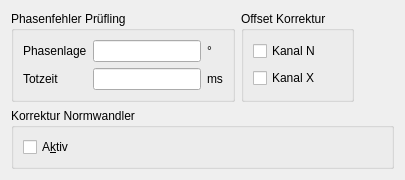
       <widget class="QWidget" name="Widget9">
        <attribute name="title">
         <string>Berechnung</string>
        </attribute>
        <layout class="QVBoxLayout" name="verticalLayout_10">
         <item>
          <layout class="QHBoxLayout" name="horizontalLayout_5">
           <item>
            <widget class="QGroupBox" name="CmpKorrGroupBox">
             <property name="title">
              <string>Phasenfehler Prüfling</string>
             </property>
             <layout class="QGridLayout">
              <item row="0" column="1" rowspan="2">
               <layout class="QVBoxLayout">
                <item>
                 <widget class="cWmLineEdit" name="CmpKorrLineEdit1">
                  <property name="focusPolicy">
                   <enum>Qt::FocusPolicy::StrongFocus</enum>
                  </property>
                  <property name="text">
                   <string/>
                  </property>
                  <property name="maxLength">
                   <number>8</number>
                  </property>
                  <property name="dragEnabled">
                   <bool>true</bool>
                  </property>
                  <property name="readOnly">
                   <bool>false</bool>
                  </property>
                 </widget>
                </item>
                <item>
                 <widget class="cWmLineEdit" name="CmpKorrLineEdit2">
                  <property name="maxLength">
                   <number>8</number>
                  </property>
                 </widget>
                </item>
               </layout>
              </item>
              <item row="1" column="0">
               <widget class="QLabel" name="CmpKorrLabel2">
                <property name="text">
                 <string>Totzeit</string>
                </property>
                <property name="wordWrap">
                 <bool>false</bool>
                </property>
               </widget>
              </item>
              <item row="0" column="0">
               <widget class="QLabel" name="CmpKorrLabel1">
                <property name="text">
                 <string>Phasenlage</string>
                </property>
                <property name="wordWrap">
                 <bool>false</bool>
                </property>
               </widget>
              </item>
              <item row="0" column="2">
               <widget class="QLabel" name="label_2">
                <property name="text">
                 <string>°</string>
                </property>
               </widget>
              </item>
              <item row="1" column="2">
               <widget class="QLabel" name="label_3">
                <property name="text">
                 <string>ms</string>
                </property>
               </widget>
              </item>
             </layout>
            </widget>
           </item>
           <item>
            <widget class="QGroupBox" name="CmpKorrGroupBox_3">
             <property name="title">
              <string>Offset Korrektur</string>
             </property>
             <layout class="QGridLayout" name="_32">
              <item row="1" column="0">
               <widget class="QCheckBox" name="OffsetCorrectionNCheckbox">
                <property name="text">
                 <string>Kanal N</string>
                </property>
               </widget>
              </item>
              <item row="2" column="0">
               <widget class="QCheckBox" name="OffsetCorrectionXCheckbox">
                <property name="text">
                 <string>Kanal X</string>
                </property>
               </widget>
              </item>
             </layout>
            </widget>
           </item>
           <item>
            <spacer name="horizontalSpacer_2">
             <property name="orientation">
              <enum>Qt::Orientation::Horizontal</enum>
             </property>
             <property name="sizeHint" stdset="0">
              <size>
               <width>40</width>
               <height>20</height>
              </size>
             </property>
            </spacer>
           </item>
          </layout>
         </item>
         <item>
          <widget class="QGroupBox" name="CmpCorrGroupBox">
           <property name="title">
            <string>Korrektur Normwandler</string>
           </property>
           <layout class="QVBoxLayout">
            <item>
             <widget class="QCheckBox" name="CmpCorrCheckBox">
              <property name="text">
               <string>A&amp;ktiv</string>
              </property>
              <property name="shortcut">
               <string>Alt+K</string>
              </property>
             </widget>
            </item>
           </layout>
          </widget>
         </item>
        </layout>
       </widget>
